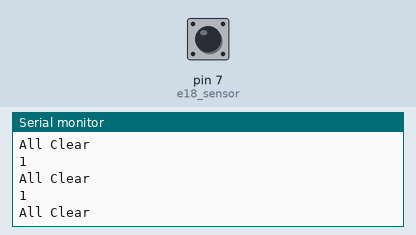
Simulated run of this sketch. Board: Arduino Uno, built with avr-gcc and run on an emulated ATmega328P. Parts: the last lines printed to the serial monitor. Inputs (shaded band) come from the test bench; at power-on: pin 7 (e18_sensor) HIGH.

Above: at 1.2 s.
1.3 s: pin 7 (e18_sensor) driven LOW
At 1.8 s:
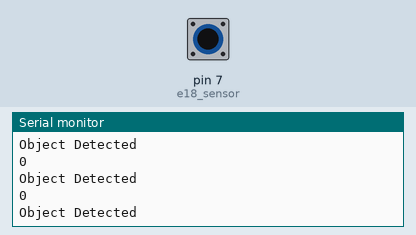
2.8 s: pin 7 (e18_sensor) pulsed HIGH 2 times (0.12 s each, 0.3 s apart)
6.4 s: pin 7 (e18_sensor) pulsed HIGH 5 times (0.12 s each, 0.3 s apart)
13.9 s: pin 7 (e18_sensor) driven HIGH
At 14.4 s:
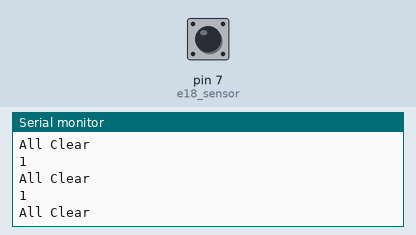

Measured:
- after the input at 1.3 s, the serial monitor: prints a new line after 0.07 s (image 1)
- after the input at 13.9 s, the serial monitor: prints a new line after 0.07 s (image 2)

The sketch:

E18proximity.ino
```cpp
const int e18_sensor = 7;
const int led = 6;

void setup() {
  // put your setup code here, to run once:
Serial.begin(9600);
pinMode (e18_sensor, INPUT);
}


void loop() {
  // put your main code here, to run repeatedly:
int state = digitalRead(e18_sensor);
Serial.println(state);
if(state==LOW){
Serial.println("Object Detected");
digitalWrite(led, HIGH);
}
else {
Serial.println("All Clear");
}
}
```
